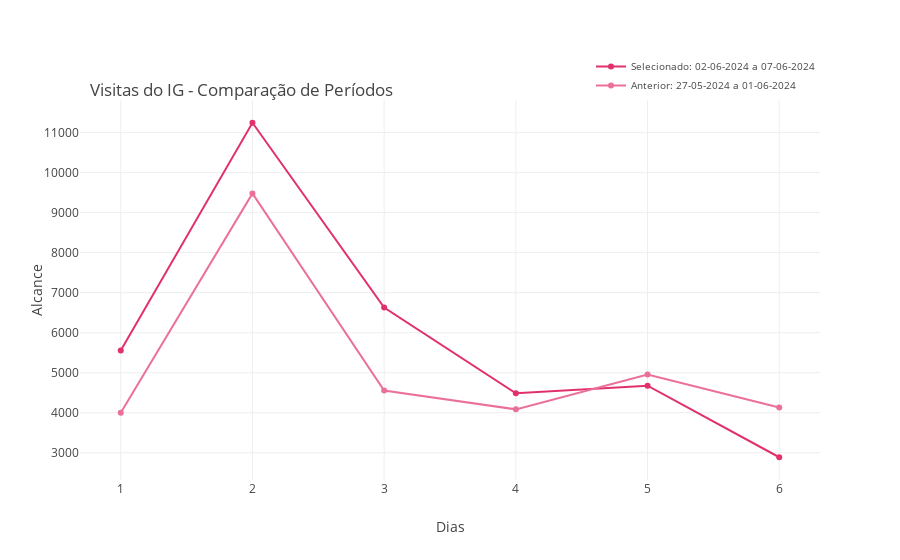

The notebook cell this image was saved under:
### Code cell
# Supor que 'Data' é a coluna de datas e que estas estão no tipo datetime
    visitasIG_FILTRADO['Data'] = pd.to_datetime(visitasIG_FILTRADO['Data'])
    visitasIG_ANTERIOR['Data'] = pd.to_datetime(visitasIG_ANTERIOR['Data'])

    # Manter as datas originais
    visitasIG_FILTRADO['Data_Original'] = visitasIG_FILTRADO['Data']
    visitasIG_ANTERIOR['Data_Original'] = visitasIG_ANTERIOR['Data']

    # Calcular a diferença de dias entre o início dos dois períodos
    delta = visitasIG_FILTRADO['Data'].min() - visitasIG_ANTERIOR['Data'].min()

    # Ajustar as datas do período anterior para sobrepor ao período atual
    visitasIG_ANTERIOR['Data'] = visitasIG_ANTERIOR['Data'] + delta

    # Criar a coluna de sequência de números
    visitasIG_FILTRADO['Dia'] = range(1, len(visitasIG_FILTRADO) + 1)
    visitasIG_ANTERIOR['Dia'] = range(1, len(visitasIG_ANTERIOR) + 1)

    # Cria a figura
    fig = go.Figure()

    # Adiciona a linha do período atual
    fig.add_trace(go.Scatter(
    x=visitasIG_FILTRADO['Dia'],
    y=visitasIG_FILTRADO['Primary'],
    mode='lines+markers',
    name=f'Selecionado: {transformaData_inicio(start_date)} a {transformaData_final(end_date)}',
    text=visitasIG_FILTRADO['Data_Original'].dt.strftime('%Y-%m-%d'),
    hovertemplate='<br>Data Original: %{text}<br>Valor: %{y}',
    line=dict(color='#E1306C')
    ))

    # Adiciona a linha do período anterior
    fig.add_trace(go.Scatter(
    x=visitasIG_ANTERIOR['Dia'],
    y=visitasIG_ANTERIOR['Primary'],
    mode='lines+markers',
    name=f"Anterior: {start_date_b4.strftime('%d-%m-%Y')} a {(end_date_b4 - pd.DateOffset(days=1)).strftime('%d-%m-%Y')}",
    text=visitasIG_ANTERIOR['Data_Original'].dt.strftime('%d-%m-%Y'),
    hovertemplate='<br>Data Original: %{text}<br>Valor: %{y}',
    line=dict(color='#EB7099')
    ))

    # Configura o layout
    fig.update_layout(
    title='Visitas do IG - Comparação de Períodos',
    title_x=0.1,
    title_xanchor='left',
    title_y=0.85,
    xaxis_title='Dias',
    yaxis_title='Alcance',
    hovermode='x unified',
    yaxis=dict(tickformat='.'),
    legend=dict(x=1, y=1, xanchor='right', yanchor='bottom', font=dict(size=10))
    )
    fig.show()

### Figure 1 — Plotly figure (JSON) as saved in the notebook; plotly's stock layout.template omitted (floating-point values rounded to 4 significant figures)
{"data": [{"hovertemplate": "<br>Data Original: %{text}<br>Valor: %{y}", "line": {"color": "#E1306C"}, "mode": "lines+markers", "name": "Selecionado: 02-06-2024 a 07-06-2024", "text": ["2024-06-02", "2024-06-03", "2024-06-04", "2024-06-05", "2024-06-06", "2024-06-07"], "type": "scatter", "x": [1, 2, 3, 4, 5, 6], "y": [5553, 11247, 6628, 4485, 4676, 2887]}, {"hovertemplate": "<br>Data Original: %{text}<br>Valor: %{y}", "line": {"color": "#EB7099"}, "mode": "lines+markers", "name": "Anterior: 27-05-2024 a 01-06-2024", "text": ["27-05-2024", "28-05-2024", "29-05-2024", "30-05-2024", "31-05-2024", "01-06-2024"], "type": "scatter", "x": [1, 2, 3, 4, 5, 6], "y": [3998, 9481, 4556, 4084, 4955, 4132]}], "layout": {"hovermode": "x unified", "legend": {"font": {"size": 10}, "x": 1, "xanchor": "right", "y": 1, "yanchor": "bottom"}, "title": {"text": "Visitas do IG - Comparação de Períodos", "x": 0.1, "xanchor": "left", "y": 0.85}, "xaxis": {"title": {"text": "Dias"}}, "yaxis": {"tickformat": ".", "title": {"text": "Alcance"}}}}
